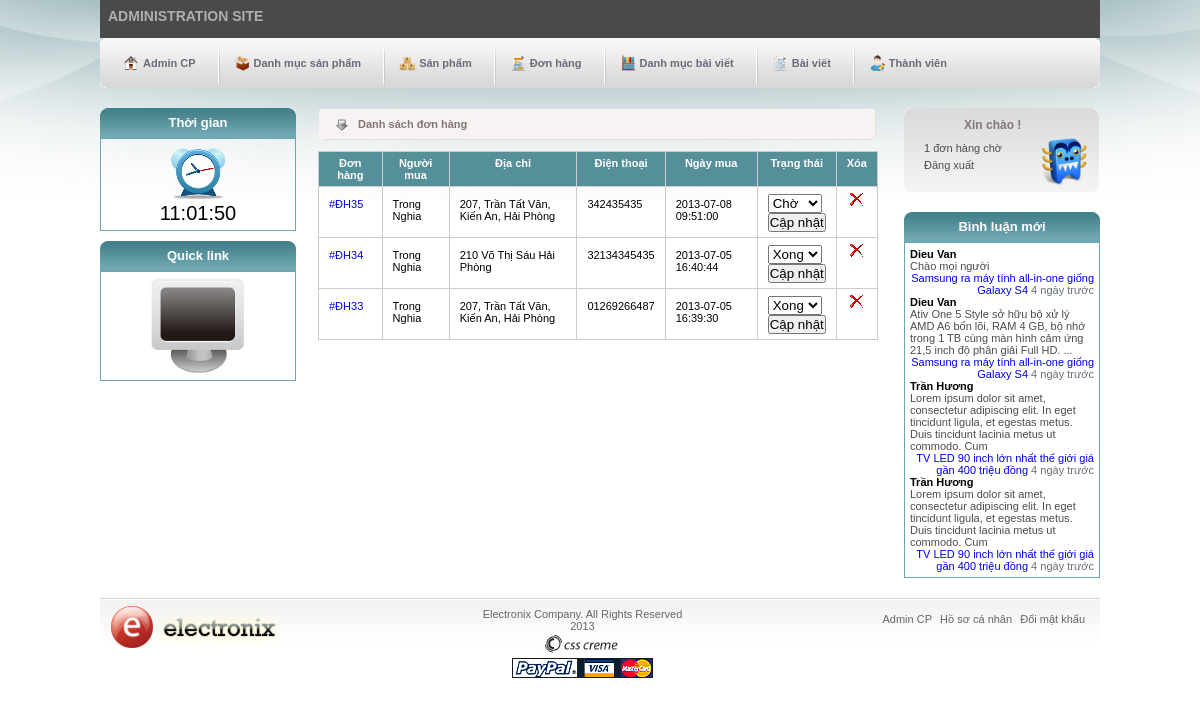
The app's page /admin/order.php (signed in), older data.
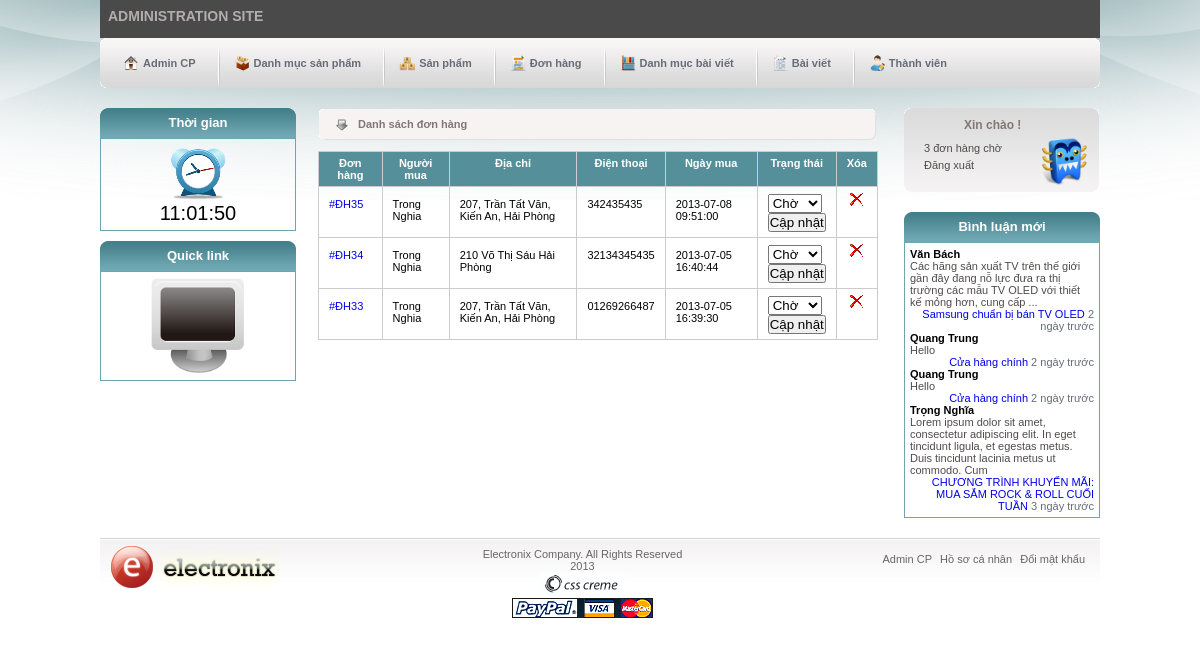
The same page, newer data.
### tables this page shows
CREATE TABLE IF NOT EXISTS `orders` (
  `order_id` int(11) NOT NULL AUTO_INCREMENT,
  `user_id` int(11) NOT NULL,
  `address` varchar(200) NOT NULL,
  `phone` varchar(12) NOT NULL,
  `buy_date` datetime NOT NULL,
  `status` tinyint(4) NOT NULL,
  PRIMARY KEY (`order_id`),
  KEY `user_id` (`user_id`)
);

### inc/functions.php (called while the page is built, shortened)
<?php
    function the_excerpt($text, $string = 400) {
        $sanitized = strip_tags($text);
        if(strlen($sanitized) > $string) {
            $cutString = substr($sanitized,0,$string);
            $words = substr($sanitized, 0, strrpos($cutString, ' '));
            return $words;
        } else {
            return $sanitized;
        }
    }
	function show_time($time) {
	    $s = strtotime("now") - strtotime($time);
	    if ($s <= 60) {
	        return 'Khoảng 1 phút trước';
	    } else {
	        $t = intval($s / 60);
	        if ($t >= 60) {
	            $t = intval($t / 60);
	            if ($t >= 24) {
	                $t = intval($t / 24);
	                if ($t >= 30) {
	                    $t = intval($t / 30);
	                    if ($t >= 12) {
	                        $t = intval($t / 12);
	                        return $t . ' năm trước';
	                    } else {
	                        return $t . ' tháng trước';
	                    }
	                } else {
	                    return $t . ' ngày trước';
	                }
	            } else {
	                return $t . ' giờ trước';
	            }
	        } else {
	            return $t . ' phút trước';
	        }
	    }
	}

### admin/order.php (the view, shortened to what the changed rows need)
<?php
    include('inc/header.php');
	require_once('../inc/functions.php');
	require_once('../inc/mysqli_connect.php');
	include('inc/first-sidebar.php');
?>
<div id="main-content">
	<table>
    	<thead>
    		<tr>
    			<th><a href="order.php?sort=order">Đơn hàng</a></th>
                <th><a href="order.php?sort=name">Người mua</a></th>
    			<th>Địa chỉ</th>
    			<th>Điện thoại</th>
                <th><a href="order.php?sort=date">Ngày mua</a></th>
                <th><a href="order.php?sort=status">Trạng thái</a></th>
                <th>Xóa</th>
    		</tr>
    	</thead>
    	<tbody>
		<?php
    		if (isset($_GET['sort'])) {
    			switch ($_GET['sort']) {
    				case 'order':
    					$order_by = 'order_id';
    					break;
                    case 'name':
                        $order_by = 'name';
                        break;
    				case 'date':
    					$order_by = 'buy_date';
    					break;
    				case 'status':
    					$order_by = 'status';
    					break;
    				default:
    					$order_by = 'order_id';
    					break;
    			}
    		} else {
    			$order_by = 'order_id';
    		}
    		$q = "SELECT o.order_id, o.address, o.phone, o.buy_date, o.status, CONCAT_WS(' ', u.first_name, u.last_name) AS name ";
    		$q .= " FROM orders AS o ";
    		$q .= " JOIN users AS u USING(user_id) ";
    		$q .= " ORDER BY {$order_by} DESC ";
    		$r = mysqli_query($dbc, $q);
    		while ($orders = mysqli_fetch_array($r, MYSQLI_ASSOC)) :
    	?>
            <tr>
                <td><a href="details.php?oid=<?php echo $orders['order_id']; ?>" data-tooltip="Chi tiết đơn hàng <?php echo "#ĐH".$orders['order_id']; ?>" class="tool"><?php echo "#ĐH".$orders['order_id']; ?></a></td>
                <td><?php echo $orders['name']; ?></td>
                <td><?php echo $orders['address']; ?></td>
                <td><?php echo $orders['phone']; ?></td>
                <td><?php echo $orders['buy_date']; ?></td>
                <td>
                    <form action="order.php?oid=<?php echo $orders['order_id']; ?>" method="post">
                        <select name="status">
                        <?php
                            $roles = array(1 => 'Chờ', 2 => 'Xong');
                            foreach ($roles as $key => $role) {
                                echo "<option value='{$key}'";
                                    if($key == $orders['status']) {echo "selected='selected'";}
                                echo ">".$role."</option>";
                            }
                        ?>
                        </select>
                        <p><input type="submit" name="submit" value="Cập nhật" id="cn" /></p>
                    </form>
                </td>
                <td class='delete'><a href="order.php?doid=<?php echo $orders['order_id']; ?>"><img src="../images/b_drop.png" alt="drop"></a></td>
            </tr>
        <?php endwhile; ?>
    	</tbody>
    </table>
</div>
<?php
	include('inc/second-sidebar.php');
	include('inc/footer.php');
?>

### admin/inc/second-sidebar.php (shortened to what the changed rows need)
	<?php
		$q = "SELECT COUNT(order_id) FROM orders WHERE status = 1";
		$r = mysqli_query($dbc,$q); confirm_query($r, $q);
		if (mysqli_num_rows($r) > 0) {
			list($record) = mysqli_fetch_array($r, MYSQLI_NUM);
			$msg = $record." đơn hàng chờ";
		} else {
			$msg = "0 đơn hàng chờ";
		}
	?>
	<div id="second-sidebar">
		<div id="shopping-cart" class="group">
			<h2><a href="../edit-profile.php">Xin chào <?php echo $_SESSION['last_name'];?>!</a></h2>
			<div id="cart-details">
				<a href="order.php" id="red"><?php echo $msg;?></a>
				<a href='logout.php'>Đăng xuất</a>
			</div>
		</div>
		<div class='typical'>
			<div class="box" id="boxnews">
			<?php
			$q = "SELECT p.page_name, c.page_id, c.author, c.comment, c.comment_date FROM comments AS c JOIN pages AS p USING(page_id) ORDER BY comment_date DESC LIMIT 4";
			$r = mysqli_query($dbc, $q);
				if (mysqli_num_rows($r) > 0) {
					while ($coms = mysqli_fetch_array($r, MYSQLI_ASSOC)) {
						if (strlen(strip_tags($coms['comment'])) > 200) {
							$comment = the_excerpt($coms['comment'], 200)." ...";
						} else {
							$comment = strip_tags($coms['comment']);
						}
						echo "
							<div>
								<h4 class='newstitle'><strong>{$coms['author']}</strong></h4>
								<p>".$comment."</p>
								<p class='date'><a href='../single.php?pnid={$coms['page_id']}'>{$coms['page_name']}</a>   ".show_time($coms['comment_date'])."</p>
							</div>
						";
					}
				}
			?>
			</div>
		</div>
	</div>
</div>

Row changes from the older to the newer data that the page shows:
changed orders "210 Võ Thị Sáu Hải Phòng": status "Xong" → "Chờ"
changed orders id 33: status "Xong" → "Chờ"
Text that changed along with them:
$msg: "1 đơn hàng chờ" → "3 đơn hàng chờ"
new list line: "Văn Bách Các hãng sản xuất TV trên thế giới gần đây đang nỗ lực đưa ra thị trường các mẫu TV OLED với thiết kế mỏng hơn, cung cấp ... Samsung chuẩn bị bán TV OLED 2 ngày trước"
new list line: "Quang Trung Hello Cửa hàng chính 2 ngày trước"
new list line: "Trọng Nghĩa Lorem ipsum dolor sit amet, consectetur adipiscing elit. In eget tincidunt ligula, et egestas metus. Duis tincidunt lacinia metus ut commodo. Cum CHƯƠNG TRÌNH KHUYẾN MÃI: MUA SẮM ROCK & ROLL CUỐI TUẦN 3 ngày trước"
list line gone: "Dieu Van Chào mọi người Samsung ra máy tính all-in-one giống Galaxy S4 4 ngày trước"
list line gone: "Dieu Van Ativ One 5 Style sở hữu bộ xử lý AMD A6 bốn lõi, RAM 4 GB, bộ nhớ trong 1 TB cùng màn hình cảm ứng 21,5 inch độ phân giải Full HD. ... Samsung ra máy tính all-in-one giống Galaxy S4 4 ngày trước"
list line gone: "Trần Hương Lorem ipsum dolor sit amet, consectetur adipiscing elit. In eget tincidunt ligula, et egestas metus. Duis tincidunt lacinia metus ut commodo. Cum TV LED 90 inch lớn nhất thế giới giá gần 400 triệu đồng 4 ngày trước"
